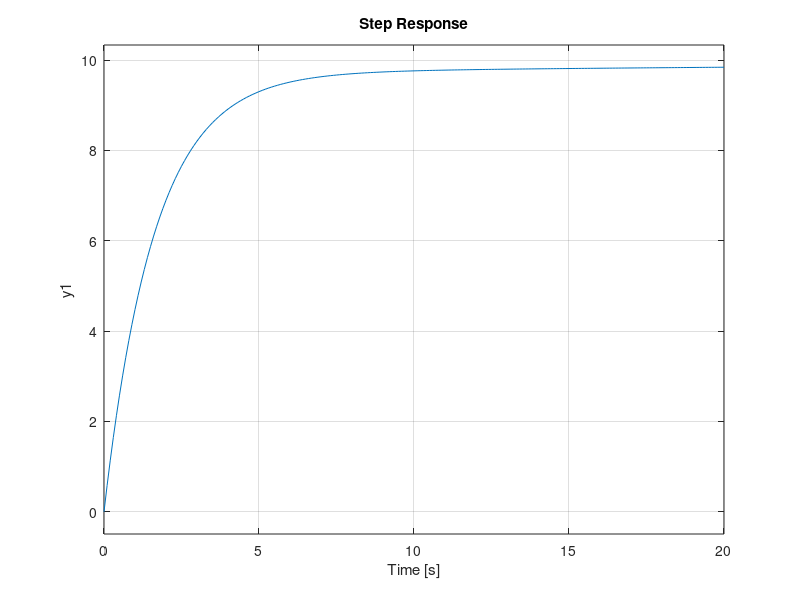

Source code (MATLAB):
clc, clear, close all  

% Zakladne parametre
m = 1000;  % hmotnosť vozidla v kg
b = 50;    % koeficient odporu (sila trenia/odporu)
u = 500;   % hodnota vstupného napätia (riadiaci signál)
r = 10;    % požadovaná rýchlosť vozidla (referenčná hodnota)

% Časový interval simulácie
t = 0:0.1:20;  % časové kroky od 0 do 20 sekúnd s krokom 0.1 s

% Prevodová funkcia systému
s = tf('s');  % Laplaceova premenna
P_cruise = 1/(m*s + b);  % Prevodová funkcia pre tempomat, závisí na hmotnosti a odpore

% Hodnoty pre PI regulátor
Kp = 600;  
Ki=20

% Definícia PI regulátora
C = pid(Kp,Ki);  

% Uzavretá slučka s PI regulátorom a systémom tempomatu
T = feedback(C*P_cruise, 1);  % Uzavretá regulačná slučka s odozvou systému

% Odozva systému na krokovú zmenu požiadavky (rýchlosti) v čase t
step(r*T, t); 

